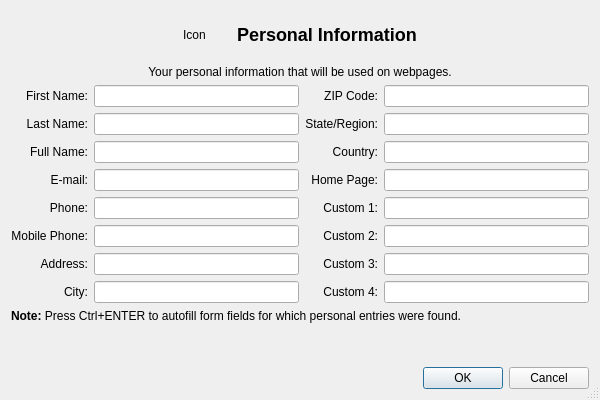
<?xml version="1.0" encoding="UTF-8"?>
<ui version="4.0">
 <class>PersonalDataDialog</class>
 <widget class="QDialog" name="PersonalDataDialog">
  <property name="geometry">
   <rect>
    <x>0</x>
    <y>0</y>
    <width>600</width>
    <height>400</height>
   </rect>
  </property>
  <property name="windowTitle">
   <string>Personal Information</string>
  </property>
  <property name="sizeGripEnabled">
   <bool>true</bool>
  </property>
  <layout class="QVBoxLayout" name="verticalLayout">
   <item>
    <layout class="QHBoxLayout" name="horizontalLayout">
     <item>
      <spacer name="horizontalSpacer_2">
       <property name="orientation">
        <enum>Qt::Horizontal</enum>
       </property>
       <property name="sizeHint" stdset="0">
        <size>
         <width>40</width>
         <height>20</height>
        </size>
       </property>
      </spacer>
     </item>
     <item>
      <widget class="QLabel" name="iconLabel">
       <property name="minimumSize">
        <size>
         <width>48</width>
         <height>48</height>
        </size>
       </property>
       <property name="text">
        <string notr="true">Icon</string>
       </property>
      </widget>
     </item>
     <item>
      <widget class="QLabel" name="label">
       <property name="text">
        <string>&lt;h2&gt;Personal Information&lt;/h2&gt;</string>
       </property>
      </widget>
     </item>
     <item>
      <spacer name="horizontalSpacer">
       <property name="orientation">
        <enum>Qt::Horizontal</enum>
       </property>
       <property name="sizeHint" stdset="0">
        <size>
         <width>40</width>
         <height>20</height>
        </size>
       </property>
      </spacer>
     </item>
    </layout>
   </item>
   <item>
    <widget class="QLabel" name="label_01">
     <property name="text">
      <string>Your personal information that will be used on webpages.</string>
     </property>
     <property name="alignment">
      <set>Qt::AlignCenter</set>
     </property>
     <property name="wordWrap">
      <bool>true</bool>
     </property>
    </widget>
   </item>
   <item>
    <layout class="QGridLayout" name="gridLayout">
     <item row="0" column="0">
      <widget class="QLabel" name="label_02">
       <property name="text">
        <string>First Name:</string>
       </property>
       <property name="alignment">
        <set>Qt::AlignRight|Qt::AlignTrailing|Qt::AlignVCenter</set>
       </property>
      </widget>
     </item>
     <item row="0" column="1">
      <widget class="QLineEdit" name="firstnameEdit"/>
     </item>
     <item row="0" column="2">
      <widget class="QLabel" name="label_08">
       <property name="text">
        <string>ZIP Code:</string>
       </property>
       <property name="alignment">
        <set>Qt::AlignRight|Qt::AlignTrailing|Qt::AlignVCenter</set>
       </property>
      </widget>
     </item>
     <item row="0" column="3">
      <widget class="QLineEdit" name="zipEdit"/>
     </item>
     <item row="1" column="0">
      <widget class="QLabel" name="label_03">
       <property name="text">
        <string>Last Name:</string>
       </property>
       <property name="alignment">
        <set>Qt::AlignRight|Qt::AlignTrailing|Qt::AlignVCenter</set>
       </property>
      </widget>
     </item>
     <item row="1" column="1">
      <widget class="QLineEdit" name="lastnameEdit"/>
     </item>
     <item row="1" column="2">
      <widget class="QLabel" name="label_09">
       <property name="text">
        <string>State/Region:</string>
       </property>
       <property name="alignment">
        <set>Qt::AlignRight|Qt::AlignTrailing|Qt::AlignVCenter</set>
       </property>
      </widget>
     </item>
     <item row="1" column="3">
      <widget class="QLineEdit" name="stateEdit"/>
     </item>
     <item row="2" column="0">
      <widget class="QLabel" name="label_18">
       <property name="text">
        <string>Full Name:</string>
       </property>
       <property name="alignment">
        <set>Qt::AlignRight|Qt::AlignTrailing|Qt::AlignVCenter</set>
       </property>
      </widget>
     </item>
     <item row="2" column="1">
      <widget class="QLineEdit" name="fullnameEdit"/>
     </item>
     <item row="2" column="2">
      <widget class="QLabel" name="label_10">
       <property name="text">
        <string>Country:</string>
       </property>
       <property name="alignment">
        <set>Qt::AlignRight|Qt::AlignTrailing|Qt::AlignVCenter</set>
       </property>
      </widget>
     </item>
     <item row="2" column="3">
      <widget class="QLineEdit" name="countryEdit"/>
     </item>
     <item row="3" column="0">
      <widget class="QLabel" name="label_12">
       <property name="text">
        <string>E-mail:</string>
       </property>
       <property name="alignment">
        <set>Qt::AlignRight|Qt::AlignTrailing|Qt::AlignVCenter</set>
       </property>
      </widget>
     </item>
     <item row="3" column="1">
      <widget class="QLineEdit" name="emailEdit"/>
     </item>
     <item row="3" column="2">
      <widget class="QLabel" name="label_11">
       <property name="text">
        <string>Home Page:</string>
       </property>
       <property name="alignment">
        <set>Qt::AlignRight|Qt::AlignTrailing|Qt::AlignVCenter</set>
       </property>
      </widget>
     </item>
     <item row="3" column="3">
      <widget class="QLineEdit" name="homepageEdit"/>
     </item>
     <item row="4" column="0">
      <widget class="QLabel" name="label_04">
       <property name="text">
        <string>Phone:</string>
       </property>
       <property name="alignment">
        <set>Qt::AlignRight|Qt::AlignTrailing|Qt::AlignVCenter</set>
       </property>
      </widget>
     </item>
     <item row="4" column="1">
      <widget class="QLineEdit" name="phoneEdit"/>
     </item>
     <item row="4" column="2">
      <widget class="QLabel" name="label_13">
       <property name="text">
        <string>Custom 1:</string>
       </property>
       <property name="alignment">
        <set>Qt::AlignRight|Qt::AlignTrailing|Qt::AlignVCenter</set>
       </property>
      </widget>
     </item>
     <item row="4" column="3">
      <widget class="QLineEdit" name="special1Edit"/>
     </item>
     <item row="5" column="0">
      <widget class="QLabel" name="label_05">
       <property name="text">
        <string>Mobile Phone:</string>
       </property>
       <property name="alignment">
        <set>Qt::AlignRight|Qt::AlignTrailing|Qt::AlignVCenter</set>
       </property>
      </widget>
     </item>
     <item row="5" column="1">
      <widget class="QLineEdit" name="mobileEdit"/>
     </item>
     <item row="5" column="2">
      <widget class="QLabel" name="label_14">
       <property name="text">
        <string>Custom 2:</string>
       </property>
       <property name="alignment">
        <set>Qt::AlignRight|Qt::AlignTrailing|Qt::AlignVCenter</set>
       </property>
      </widget>
     </item>
     <item row="5" column="3">
      <widget class="QLineEdit" name="special2Edit"/>
     </item>
     <item row="6" column="0">
      <widget class="QLabel" name="label_06">
       <property name="text">
        <string>Address:</string>
       </property>
       <property name="alignment">
        <set>Qt::AlignRight|Qt::AlignTrailing|Qt::AlignVCenter</set>
       </property>
      </widget>
     </item>
     <item row="6" column="1">
      <widget class="QLineEdit" name="addressEdit"/>
     </item>
     <item row="6" column="2">
      <widget class="QLabel" name="label_15">
       <property name="text">
        <string>Custom 3:</string>
       </property>
       <property name="alignment">
        <set>Qt::AlignRight|Qt::AlignTrailing|Qt::AlignVCenter</set>
       </property>
      </widget>
     </item>
     <item row="6" column="3">
      <widget class="QLineEdit" name="special3Edit"/>
     </item>
     <item row="7" column="0">
      <widget class="QLabel" name="label_07">
       <property name="text">
        <string>City:</string>
       </property>
       <property name="alignment">
        <set>Qt::AlignRight|Qt::AlignTrailing|Qt::AlignVCenter</set>
       </property>
      </widget>
     </item>
     <item row="7" column="1">
      <widget class="QLineEdit" name="cityEdit"/>
     </item>
     <item row="7" column="2">
      <widget class="QLabel" name="label_17">
       <property name="text">
        <string>Custom 4:</string>
       </property>
       <property name="alignment">
        <set>Qt::AlignRight|Qt::AlignTrailing|Qt::AlignVCenter</set>
       </property>
      </widget>
     </item>
     <item row="7" column="3">
      <widget class="QLineEdit" name="special4Edit"/>
     </item>
    </layout>
   </item>
   <item>
    <widget class="QLabel" name="label_16">
     <property name="text">
      <string>&lt;b&gt;Note:&lt;/b&gt; Press Ctrl+ENTER to autofill form fields for which personal entries were found.</string>
     </property>
     <property name="wordWrap">
      <bool>true</bool>
     </property>
    </widget>
   </item>
   <item>
    <spacer name="verticalSpacer">
     <property name="orientation">
      <enum>Qt::Vertical</enum>
     </property>
     <property name="sizeHint" stdset="0">
      <size>
       <width>20</width>
       <height>31</height>
      </size>
     </property>
    </spacer>
   </item>
   <item>
    <widget class="QDialogButtonBox" name="buttonBox">
     <property name="orientation">
      <enum>Qt::Horizontal</enum>
     </property>
     <property name="standardButtons">
      <set>QDialogButtonBox::Cancel|QDialogButtonBox::Ok</set>
     </property>
    </widget>
   </item>
  </layout>
 </widget>
 <tabstops>
  <tabstop>firstnameEdit</tabstop>
  <tabstop>lastnameEdit</tabstop>
  <tabstop>fullnameEdit</tabstop>
  <tabstop>emailEdit</tabstop>
  <tabstop>phoneEdit</tabstop>
  <tabstop>mobileEdit</tabstop>
  <tabstop>addressEdit</tabstop>
  <tabstop>cityEdit</tabstop>
  <tabstop>zipEdit</tabstop>
  <tabstop>stateEdit</tabstop>
  <tabstop>countryEdit</tabstop>
  <tabstop>homepageEdit</tabstop>
  <tabstop>special1Edit</tabstop>
  <tabstop>special2Edit</tabstop>
  <tabstop>special3Edit</tabstop>
  <tabstop>special4Edit</tabstop>
  <tabstop>buttonBox</tabstop>
 </tabstops>
 <resources/>
 <connections>
  <connection>
   <sender>buttonBox</sender>
   <signal>accepted()</signal>
   <receiver>PersonalDataDialog</receiver>
   <slot>accept()</slot>
   <hints>
    <hint type="sourcelabel">
     <x>248</x>
     <y>254</y>
    </hint>
    <hint type="destinationlabel">
     <x>157</x>
     <y>274</y>
    </hint>
   </hints>
  </connection>
  <connection>
   <sender>buttonBox</sender>
   <signal>rejected()</signal>
   <receiver>PersonalDataDialog</receiver>
   <slot>reject()</slot>
   <hints>
    <hint type="sourcelabel">
     <x>316</x>
     <y>260</y>
    </hint>
    <hint type="destinationlabel">
     <x>286</x>
     <y>274</y>
    </hint>
   </hints>
  </connection>
 </connections>
</ui>
